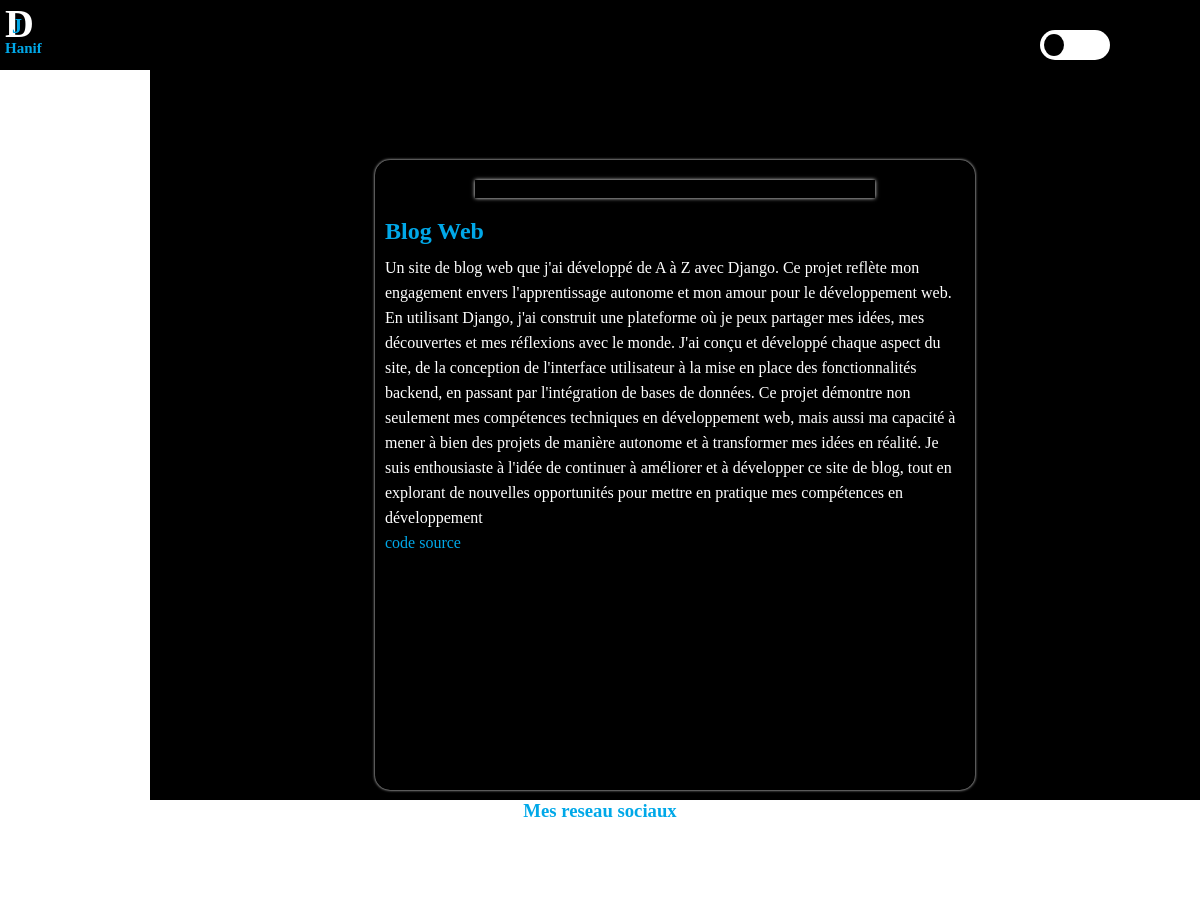
Page /project_post?project_id=3 on the earlier database version.
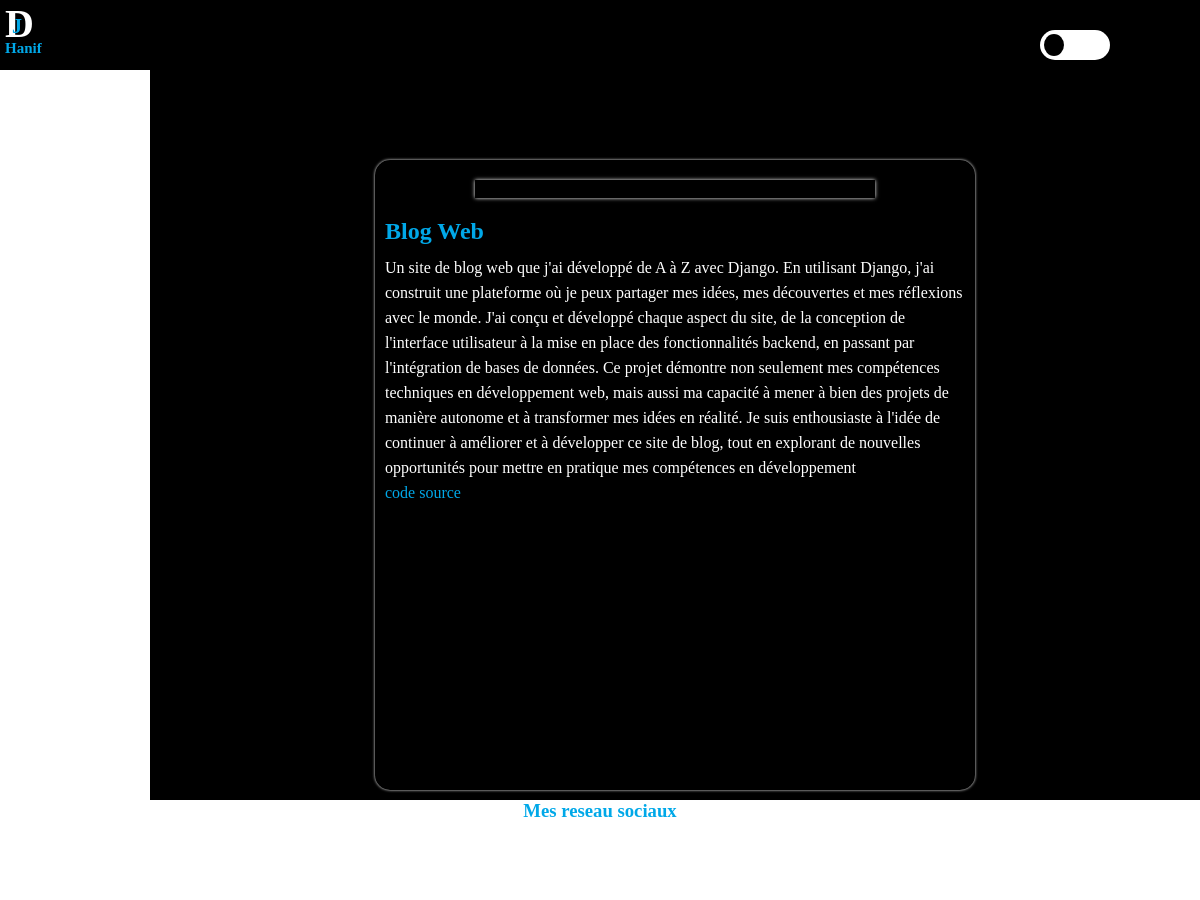
Same page on the later database version.
### hn_profile/models.py (models this page shows, shortened)
class Project(models.Model):
    project_url = models.URLField(null=True)
    title = models.CharField(max_length=200)
    image = models.URLField()
    description = models.TextField()

### hn_profile/views.py (the view)
# urls.py: path('project_post', views.project_post, name='project_post')
def project_post(request):
    get_id = request.GET["project_id"]
    project = Project.objects.get(id=get_id)
    return render(request, 'post.html', {'project':project})

### templates/post.html (shortened to what this page needs)
{% load static %}
<!DOCTYPE html>
<html lang="en">
<head>
    <link rel="stylesheet" href="{% static 'css/styles.css' %}">
    <link rel="stylesheet" href="{% static 'css/project.css' %}">
</head>
<body>
    <div class="logo">
        <div class="carre">
            <h1>D</h1>
            <h2>J</h2>
            <h3>Hanif</h3>
        </div>
        <div class="background">
            <label class="slider">
                    <span class="btn"></span>
            </label>
        </div>
    </div>
    <div class="container">
        <div class="navBar">
            <nav>
                <ul>
                    <li><a href="{% url 'index' %}"><ion-icon name="home-outline"></ion-icon><span>Home</span></a></li>
                    <li><a href="{% url 'project' %}"><ion-icon name="briefcase-outline"></ion-icon><span>Projects</span></a></li>
                    <li><a href="{% url 'contact' %}"><ion-icon name="mail-open-outline"></ion-icon><span>Contact</span></a></li>
                    <li><a href="{% url 'about' %}"><ion-icon name="person-outline"></ion-icon><span>About Me</span></a></li>
                </ul>
            </nav>
        </div>
            <div class="project-container">
               <div class="post">
                        <div id="project">
                           <div id="profile">
                               <figure>
                               </figure>
                               <h2>{{project.title}}</h2>
                           </div>
                           <div id="description">
                               {{project.description}}
                               <p><a href="{{project.project_url}}" style="text-decoration: none; color: #00a8e8;">code source</a></p>
                           </div>
                        </div>
               </div>
        </div>
    </div>
    <footer>
        <h3>Mes reseau sociaux</h3>
        <div class="sociaux-icon">
        </div>
    </footer>
</body>
</html>

### static/css/styles.css (style rules this page uses)
* { margin: 0; padding: 0; box-sizing: border-box; }
:root { --background-color :black; --navbar-color: #fff; --button-color: #00a8e8; --text-color: black; }
body { background: var(--background-color); }
.navBar { background: var(--navbar-color); height: 100vh; }
.container { display: grid; grid-template-columns: 150px auto; }
.navBar nav { margin: 150px auto; }
ul { margin-left: 5px; }
ul li a { outline: none; text-decoration: none; transition: all 0.9s ; padding-top: 10px; }
ul li ion-icon { padding-right: 10px; font-size: 20px; color: var(--text-color); }
ul li { list-style: none; margin: 0 0 20px 0; }
.logo { position: fixed; width: 100%; top: 0; background: var(--background-color); display: flex; justify-content: space-between; }
.background { margin-top: 20px; margin-right: 20px; display: grid; grid-template-columns: 40px 100px 40px; align-items: center; }
.slider { position: relative; display: inline-block; width: 70px; height: 30px; }
.slider .btn { background: var(--navbar-color); position: absolute; top: 0; left: 0; right: 0; bottom: 0; -webkit-transition: .4s; transition: .4s; }
.btn::before { position: absolute; content: ""; top: 4px; left: 4px; bottom: 4px; width: 20px; background-color: var(--background-color); -webkit-transition: .4s; transition: .4s; }
.btn { border-radius: 34px; }
.btn::before { border-radius: 50%; }
.logo { background-color: var(--background-color); z-index: 4; }
.logo .carre { position: relative; background-color: var(--background-color); width: 70px; height: 70px; margin-left: -15px; }
.logo .carre h1 { color: var(--navbar-color); position: relative; left: 20px; font-size: 40px ; }
.logo .carre h2 { color: var(--button-color); position: absolute; left: 27px; top: 15px; font-size: 20px; }
.logo .carre h3 { position: absolute; color: var(--button-color); top: 40px; left: 20px; font-size: 15px; }
footer { width: 100%; height: 100px; background: var(--navbar-color); display: flex; flex-wrap: wrap; justify-content: center; }
footer h3 { color: var(--button-color); text-align: center; width: 100%; }
.sociaux-icon { color: var(--background-color); display: flex; gap: 30px; font-size: 25px; }

### static/css/project.css (style rules this page uses)
:root { --background-color :black; --navbar-color: #fff; --button-color: #00a8e8; --text-color: black; }
.project-container { display: flex; flex-wrap: wrap; gap: 10px; margin: 10px 0 0 0px; }
h2 { color: var(--button-color); }
p { color: var(--background-color); }
.post { width: 600px; box-shadow: 0 0 3px var(--navbar-color); padding: 10px; border-radius: 15px; margin: 150px auto; margin-bottom:10px; }
.post figure { width: 400px; margin: 10px auto; box-shadow: 0 0 4px var(--navbar-color); }
#project { display: block; }
#description { line-height: 25px; color: var(--navbar-color); }
#profile h2 { margin: 20px 0 10px 0; }

Differences in the rows shown:
changed Project "Blog Web": description "…à Z avec Django. Ce projet reflète mon engagement envers l'apprentissage autonome et mon amour pour le développement web. En utilisant Django, j'ai…" → "…à Z avec Django. En utilisant Django, j'ai…"
